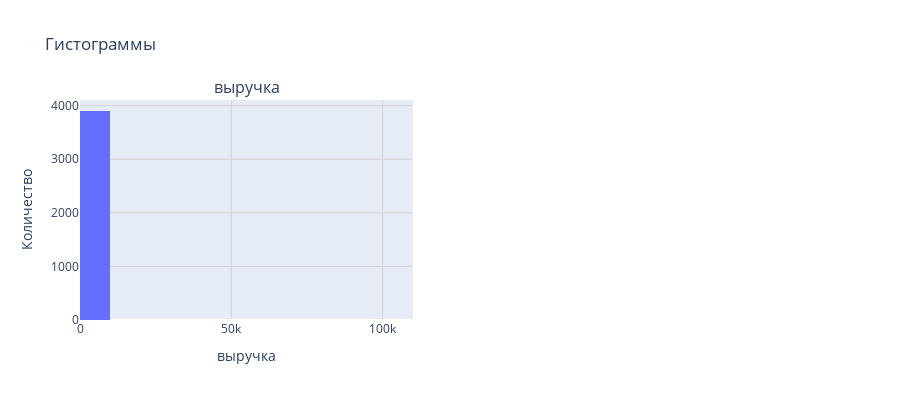

Write notebook code for a chart like this one.
### Code cell
plot_histograms(market_money, num_col)

### Figure 1 — Plotly figure (JSON) as saved in the notebook; plotly's stock layout.template omitted (floating-point values rounded to 4 significant figures; data arrays with more than 128 entries replaced by an {"elided": "..."} marker saying what was removed)
{"data": [{"nbinsx": 20, "type": "histogram", "x": {"elided": "3900 float values"}, "xaxis": "x", "yaxis": "y"}], "layout": {"annotations": [{"font": {"size": 16}, "showarrow": false, "text": "выручка", "x": 0.225, "xanchor": "center", "xref": "paper", "y": 1, "yanchor": "bottom", "yref": "paper"}], "height": 400, "showlegend": false, "title": {"text": "Гистограммы"}, "width": 900, "xaxis": {"anchor": "y", "domain": [0, 0.45], "gridcolor": "LightGray", "gridwidth": 1, "showgrid": true, "title": {"text": "выручка"}}, "xaxis2": {"anchor": "y2", "domain": [0.55, 1]}, "yaxis": {"anchor": "x", "domain": [0, 1], "gridcolor": "LightGray", "gridwidth": 1, "showgrid": true, "title": {"text": "Количество"}}, "yaxis2": {"anchor": "x2", "domain": [0, 1]}}}
